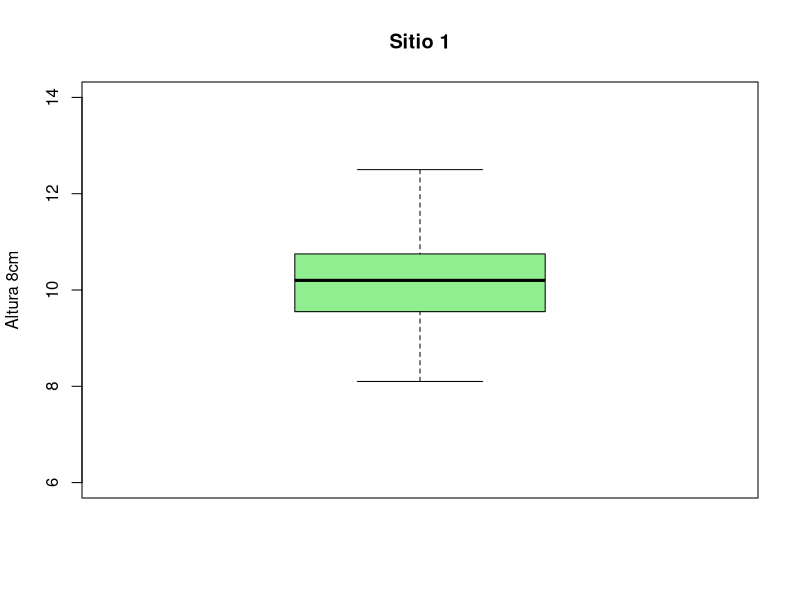

Here is the R script that generated this plot:
# Genaro Sánchez Tovar
# 21/Agosto/23
# Matricula: 2133642


# Importar datos ----------------------------------------------------------
# Funcion read.csv (sirve para importar datos csv a R)

setwd("C:/Genaro Met.ES/Met_ES/Scripts")
mediciones <- read.csv("mediciones.csv", header = TRUE)
head(mediciones) # funcion head (sirve para ver los primeros 6 datos)

# Descriptivas ------------------------------------------------------------

# medidas de tendencia central: media, mediana, rango...

mean(mediciones$Altura) # Promedio (media)
median(mediciones$Altura) # Mediana
range(mediciones$Altura) # Rango (muestra el primer y ultimo dato)
fivenum(mediciones$Altura) # Representa los 5 numeros del boxplot

# Medidas de dispersión: Desviacion estandar, varianza...

sd(mediciones$Altura) # Desviacion estandar
var(mediciones$Altura) # Varianza


# Graficas ----------------------------------------------------------------

boxplot(mediciones$Altura, col = "lightgreen", ylab = "Altura 8cm", main = "Sitio 1", ylim = c(6,14))

# Hipótesis ---------------------------------------------------------------

# xobs = 10.17 vs xteo = 11
# Los bortes de cedro deberian alcanzar una altura de 11 cm en un año de acuerdo a comentarios de viveristas
# El valor de alta referencia es 0.05

# Procedimiento -----------------------------------------------------------

# Aplicar la funcion t.test

t.test(mediciones$Altura, mu = 11 )

# "df" = grados de libertad

t.test(mediciones$Altura, mu = 10.5)
t.test(mediciones$Altura, mu = 10.6)
t.test(mediciones$Altura, mu = 10.55)

# Replicabilidad ----------------------------------------------------------

# Guardar la prueba de t en un objeto llamado "prueba"

prueba <- t.test(mediciones$Altura, mu = 11)

# conocer los grados de libertad
prueba$parameter

# conocer el p-value
prueba$p.value

# conocer intervalos de confianza
prueba$conf.int
